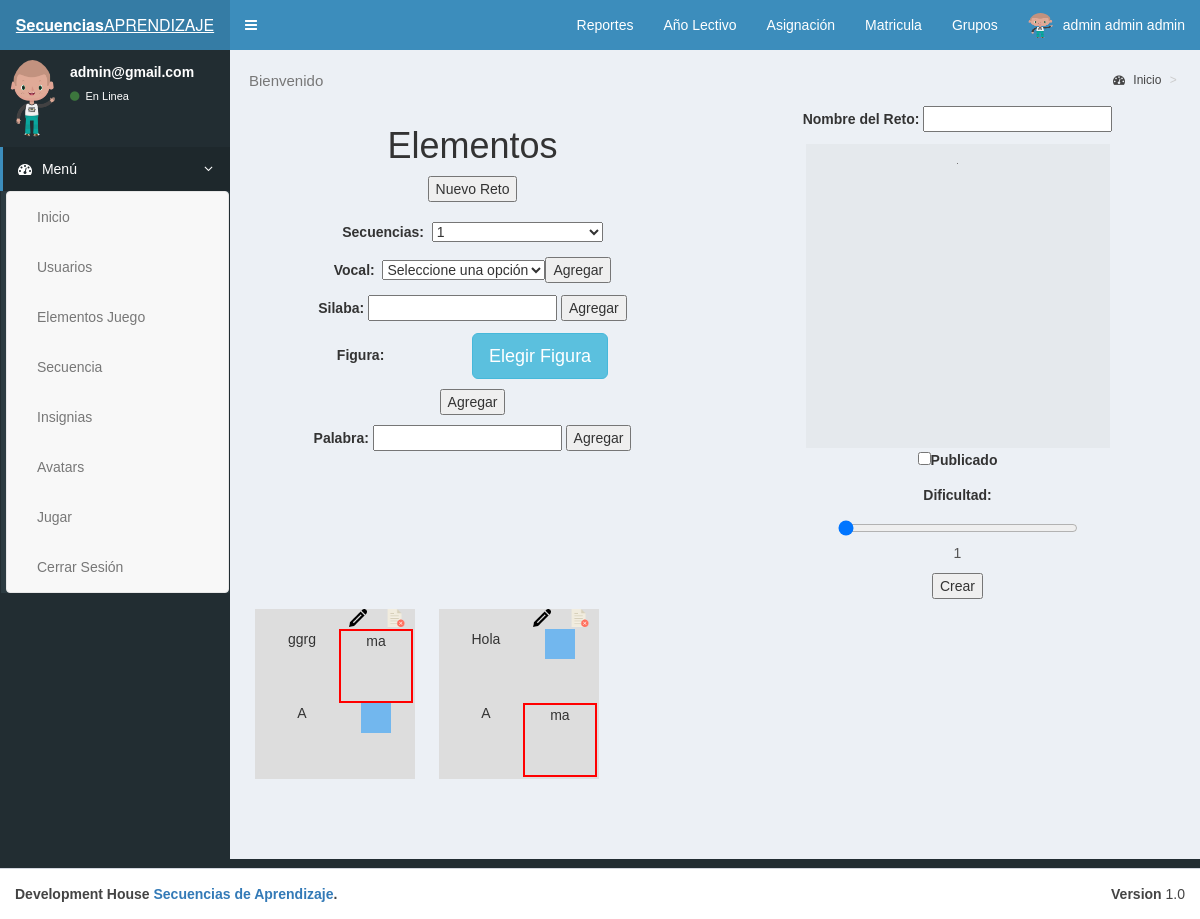
The page /secuencias_viejo/php/index.php (signed in) on the database its author committed.
### tables this page shows
CREATE TABLE IF NOT EXISTS `reto` (
  `id_reto` bigint(20) NOT NULL AUTO_INCREMENT COMMENT 'este campo representa la llave primaria PK de la tabla reto',
  `nombre_reto` varchar(255) NOT NULL COMMENT 'este campo almacena el nombre del reto',
  `estado` enum('Borrador','Publicado') NOT NULL DEFAULT 'Borrador' COMMENT 'este campo almacena el estado del reto si se encuentra publicado o borrador',
  `dificultad` int(1) NOT NULL COMMENT 'este campo almacena la dificultad que tiene un reto',
  `id_secuencia` bigint(20) NOT NULL COMMENT 'este campo representa la llave primaria de la tabla secuencia',
  PRIMARY KEY (`id_reto`),
  KEY `id_secuencia` (`id_secuencia`)
);

CREATE TABLE IF NOT EXISTS `elementos_reto` (
  `id_elementos_reto` bigint(20) NOT NULL AUTO_INCREMENT COMMENT 'este campo representa la llave primaria PK de la tabla elementos_reto',
  `reto` bigint(20) NOT NULL COMMENT 'este campo representa el id del reto ',
  `elemento_reto` bigint(20) NOT NULL COMMENT 'este campo representa a los elementos que se encuentran dentro de un reto',
  `tipo` enum('Clave','Distractor') NOT NULL DEFAULT 'Distractor' COMMENT 'este campo almacena el elemento que es clave ',
  PRIMARY KEY (`id_elementos_reto`),
  KEY `reto` (`reto`),
  KEY `elemento_reto` (`elemento_reto`)
);

CREATE TABLE IF NOT EXISTS `elementos_juego` (
  `id_elementos_juego` bigint(20) NOT NULL AUTO_INCREMENT COMMENT 'este campo representa la llave primaria PK de la tabla elementos_juego',
  `tipo` enum('Silaba','Palabra','Figura','Vocal') NOT NULL COMMENT 'este campo representa el tipo de un elemento',
  `nombre_elemento` varchar(255) NOT NULL COMMENT 'este campo almacena el nombre del elemento',
  `archivo` varchar(255) DEFAULT NULL COMMENT 'este campo almacena la ruta de los elementos de tipo figura',
  PRIMARY KEY (`id_elementos_juego`),
  UNIQUE KEY `tipo` (`tipo`,`nombre_elemento`),
  UNIQUE KEY `archivo` (`archivo`)
);

### secuencias_viejo/config/conexion.php (called while the page is built, shortened)
<?php
$url_raiz = str_replace("\\","/",dirname(__FILE__));
$url_raiz = str_replace($_SERVER['DOCUMENT_ROOT'],"",$url_raiz);
$url_raiz = "//".$_SERVER['SERVER_NAME']."/".$url_raiz;
$url_raiz =  str_replace("config","",$url_raiz);
 ?>

### secuencias_viejo/php/index.php (the view, shortened to what this page needs)
<?php
require_once(dirname(__FILE__)."/../config/conexion.php");
require_once(dirname(__FILE__)."/../config/funciones.php");
?>
<?php
echo '<center>';
?>
<div class="row">
    <div class="col-md-6">
<h1>Elementos</h1>
<p>
                <?php
                if (isset($_SESSION['tipo']) and $_SESSION['tipo']=="admin"){
                    require_once(dirname(__FILE__)."/../config/conexion.php");
 ?><label>Docente y Grupo: <select id="asignacion_docente"><option value="">Seleccione un docente</option><?php
?></select></label><?php
                }
                ?>
<button onclick="nuevo_reto();">Nuevo Reto</button><br><br>
<form method="post" id="formsecuencia">
    <span id="listado_secuencias">
<?php listado_secuencias(); ?>
    </span>
</form>
</p>
<p><label for="vocal">Vocal:</label>&nbsp;
<select class="" name="vocal" id="vocal">
<option value="">Seleccione una opci&oacute;n</option>
</select><input type="button" onclick="agregar_elemento('vocal')" value="Agregar"></p>
<p><label for="silaba">Silaba:</label>
<input class="" autocomplete="off" list="list_silaba" onblur="/*validar()*/" id="silaba">
<input type="button"  onclick="agregar_elemento('silaba')" value="Agregar"></p>
<p><label for="figura">Figura:</label>
<?php
boton_modal_elegir_icono('index1');
?>
<input type="button"  onclick="agregar_elemento('figura')" value="Agregar"></p>
<p><label for="palabra">Palabra:</label>
<input class="" autocomplete="off" name="palabra" id="palabra" >
<input type="button"  onclick="agregar_elemento('palabra')" value="Agregar"></p>
    </div>
    <div class="col-md-6">
    <span id="area_reto">
    <div>
    <p><label for="reto">Nombre del Reto:</label>
    <input class="" name="reto" id="reto" value="<?php if (isset($_POST['id_reto']))
        echo $_POST['id_reto'];
        else
        echo $proximo_id_reto ?>">
    <br><input type="hidden" id="id_reto" name="id_reto" value="<?php if (isset($_POST['cod'])) echo $_POST['cod'];  ?>">
    </p>
        <div class="lienzo">
        </div>
        <p><label><input type="checkbox" name="estado" id="estado" value="Publicado">Publicado</label></p>
        <p><label for="dificultad">Dificultad:
<div id="slider">
  <input class="bar" style="width:240px" type="range" name="dificultad" id="dificultad" min="1" max="3"  required value="1" onchange="rangevalue.value=value" />
  <output id="rangevalue">1</output>
</div>
</p>
    <input type="button" onclick="guardar_reto();" value="Crear" value="Crear"></p>
    </div>
    </span>
    </div>
</center>
 </div>
 <span id="txt_secuencias">
<?php if (isset($_POST['secuencia'])) cargar_secuencia($_POST['secuencia']); ?>
 </span>
<?php $contenido = ob_get_contents();
include (dirname(__FILE__)."/../plantilla/home.php");
 ?>

### secuencias_viejo/config/funciones.php (shortened to what this page needs)
    ?></table><?php
function shuffle_assoc(&$array) {
        if (count ($array) > 0 ) {
        return true;
    }
    }
function cargar_secuencia($secuencia){
require("conexion.php");
$retos = array();
$sql1 = "SELECT `id_reto`, `nombre_reto`, `dificultad`, `estado` FROM `reto` WHERE id_secuencia = '".$secuencia."';";
$consulta1 = $mysqli->query($sql1);
while($row1=$consulta1->fetch_assoc()){
$retos[$row1['id_reto']] = array("nombre_reto"=>$row1['nombre_reto'],"dificultad"=>$row1['dificultad'],"estado"=>$row1['estado']);
$sql2 = "SELECT `elementos_reto`.`id_elementos_reto`, `elementos_reto`.`elemento_reto`, `elementos_reto`.`tipo`, `elementos_juego`.`tipo` as tipo_e_juego, `elementos_juego`.`nombre_elemento`, `elementos_juego`.`archivo` FROM `elementos_reto` left join `elementos_juego` on `elementos_reto`.`elemento_reto` = `elementos_juego`.`id_elementos_juego` WHERE `elementos_reto`.`reto` = '".$row1['id_reto']."';";
$consulta2 = $mysqli->query($sql2);
while($row2=$consulta2->fetch_assoc()){
$retos[$row1['id_reto']]['elementos'][$row2['id_elementos_reto']]= array("elemento_reto"=>$row2['elemento_reto'],"tipo"=>$row2['tipo'],"tipo_e_juego"=>$row2['tipo_e_juego'],"nombre_elemento"=>$row2['nombre_elemento'],"archivo"=>$row2['archivo']);
}
}
?>
<div class="row">
<div class="col-md-12">
    <div id="secuencias">
    <?php
    foreach($retos as $id_reto => $reto){
    shuffle_assoc($reto['elementos']);
    ?>
    <div class="secuencia">
        <div class="secuencia2" id="sec2<?php echo $id_reto ?>" title="Dif: <?php echo $reto['dificultad']; ?> - <?php echo $reto['estado']; ?> #<?php echo $reto['nombre_reto']; ?>" >
<input style="float:right;margin-right:10px;width:18px;height:18px;" type="image" src="<?php echo $url_raiz ?>img/eliminar.png" onClick="confirmeliminar('index.php',{'del':'<?php echo $id_reto ?>'},'<?php echo $id_reto ?>');" value="Eliminar">
<input onclick="modificar_reto('<?php echo $id_reto ?>','<?php echo $reto['dificultad']; ?>','<?php echo $reto['estado']; ?>')" style="float:right;margin-right:20px;width:18px;height:18px;" type="image" src="<?php echo $url_raiz ?>img/pencil.png" name="submit" id="submit" value="Modificar">
        <br>
        <?php
        if (count ($reto['elementos']) > 0 )
        foreach($reto['elementos'] as $id_ele_reto => $ele_reto){ ?>
        <?php
        $claseclave = '';
        if ($ele_reto['tipo']=="Clave"){
             $claseclave = 'borde_rojo';
        }
        ?>
        <?php
        if ($ele_reto['tipo_e_juego']=="Figura"){
        echo  '<span class="elemento2 '.$claseclave.'"><img src="../img/figuras/'.$ele_reto['archivo'].'" width="30px"></span>';
        }else{
        echo  '<span class="elemento2 '.$claseclave.'">'.$ele_reto['nombre_elemento']."</span>";
        }
         ?>
        <?php }
        ?>
    </div>
    </div>
    <?php
    }
 ?>
    </div>
</div>
<?php
}
?>
       <?php
function listado_secuencias($pre=''){
     require ("conexion.php");
    ?>
    <label for="secuencia">Secuencias:</label>&nbsp;
<?php
$sql2= "SELECT `secuencia`.`id_secuencia`, `secuencia`.`nombre_secuencia` FROM `secuencia` ";
?>
<select class="" name="secuencia" id="secuencia" onchange="if(this.value=='Nueva') {document.getElementById('modal_nueva_secuencia').click();cargar_secuencias('0')}else{cargar_secuencias(this.value);}">
<?php
$consulta2 = $mysqli->query($sql2);
$primerasecuencia = true;
while($row2=$consulta2->fetch_assoc()){
echo '<option value="'.$row2['id_secuencia'].'"';
if (isset($_POST['secuencia']) and $row2['nombre_secuencia']==$_POST['secuencia']){
        echo ' selected ';
}else if (!isset($_POST['secuencia']) and $primerasecuencia==true){
        echo ' selected ';
        $primerasecuencia = false;
}
echo '>'.$row2['nombre_secuencia'].'</option>';
}
?>
</select>
<?php
}
function nombre_grupo_asignacion($id_asignacion){
    require ("conexion.php");
    $sql_ac = "SELECT `nombre` FROM `grupo` inner join asignacion on asignacion.grupo = grupo.id_grupo WHERE `asignacion`.`id_asignacion` = '".$id_asignacion."'";
$consulta_ac = $mysqli->query($sql_ac);
if($row_ac=$consulta_ac->fetch_assoc()){
return $row_ac['nombre'];
}else{
return $id_asignacion;
}
}
?>
    <?php
function boton_modal_elegir_icono($destino=""){
    ?>
    <button id="btn_elegir_icono" type="button" class="btn btn-info btn-lg" data-toggle="modal" data-target="#myModal2_elegiricono<?php echo $destino ?>" onmouseup="parent.buscar_iconos('','<?php echo $destino; ?>');">Elegir Figura</button>
    <?php
}
    ?>

### secuencias_viejo/css/estilo.css (style rules this page uses)
.lienzo { width:304px !important; height:304px !important; padding:5px; background-color: rgba(0,0,0,.03); }
#secuencias { text-align:left; height:180px !important; overflow-x:none; white-space:nowrap; margin-bottom:5px; }
.secuencia { width:160px !important; height:170px !important; display:inline-block; margin: 0 10px; background-color: #DDD; }
.secuencia2 { margin: 0 10px; width:150px !important; height:150px !important; position:absolute; display:inline; }
.elemento2 { width: 74px !important; height: 74px !important; float:left; text-align:center; }
.col-md-12 { width:100% !important; overflow-x:auto; margin-bottom:50px; }
body { overflow-x:none; font-family: "Comic Sans MS",cursive,sans-serif; }
.borde_rojo { border: 2px solid red; }

### rows shown on the page
reto: nombre_elemento "ma", nombre_elemento "A"
elementos_reto: elemento_reto.nombre_elemento "ggrg"
reto: nombre_elemento "A", nombre_elemento "ma"
elementos_reto: elemento_reto.nombre_elemento "Hola"

### other values the page prints
$_SESSION['nombre'] "admin"
$_SESSION['apellido'] "admin admin"
$_SESSION['email'] "admin@gmail.com"
form field secuencia "1"
